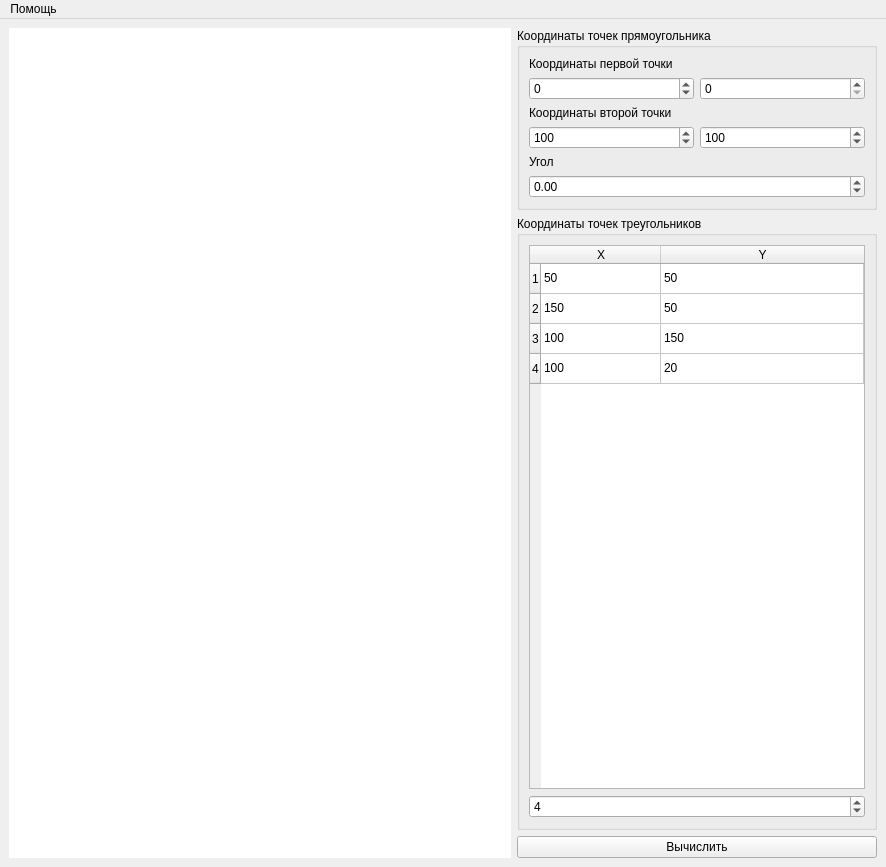
<?xml version="1.0" encoding="UTF-8"?>
<ui version="4.0">
 <class>MainWindow</class>
 <widget class="QMainWindow" name="MainWindow">
  <property name="geometry">
   <rect>
    <x>0</x>
    <y>0</y>
    <width>886</width>
    <height>867</height>
   </rect>
  </property>
  <property name="sizePolicy">
   <sizepolicy hsizetype="Preferred" vsizetype="Preferred">
    <horstretch>0</horstretch>
    <verstretch>0</verstretch>
   </sizepolicy>
  </property>
  <property name="windowTitle">
   <string>MainWindow</string>
  </property>
  <widget class="QWidget" name="centralwidget">
   <layout class="QHBoxLayout" name="horizontalLayout">
    <item>
     <widget class="Canvas" name="canvas" native="true">
      <property name="minimumSize">
       <size>
        <width>500</width>
        <height>0</height>
       </size>
      </property>
      <property name="autoFillBackground">
       <bool>false</bool>
      </property>
      <property name="styleSheet">
       <string notr="true">background-color:white;</string>
      </property>
     </widget>
    </item>
    <item>
     <layout class="QVBoxLayout" name="vlConfig">
      <item>
       <widget class="QGroupBox" name="gbPointsRect">
        <property name="minimumSize">
         <size>
          <width>360</width>
          <height>0</height>
         </size>
        </property>
        <property name="maximumSize">
         <size>
          <width>360</width>
          <height>16777215</height>
         </size>
        </property>
        <property name="title">
         <string>Координаты точек прямоугольника</string>
        </property>
        <layout class="QGridLayout" name="gridLayout">
         <item row="0" column="0" colspan="2">
          <widget class="QLabel" name="l_p1">
           <property name="text">
            <string>Координаты первой точки</string>
           </property>
          </widget>
         </item>
         <item row="1" column="0">
          <widget class="QSpinBox" name="sb_p1_x">
           <property name="minimum">
            <number>-2000</number>
           </property>
           <property name="maximum">
            <number>2000</number>
           </property>
           <property name="value">
            <number>0</number>
           </property>
          </widget>
         </item>
         <item row="1" column="1">
          <widget class="QSpinBox" name="sb_p1_y"/>
         </item>
         <item row="2" column="0" colspan="2">
          <widget class="QLabel" name="l_p2">
           <property name="text">
            <string>Координаты второй точки</string>
           </property>
          </widget>
         </item>
         <item row="3" column="0">
          <widget class="QSpinBox" name="sb_p2_x">
           <property name="maximum">
            <number>2000</number>
           </property>
           <property name="value">
            <number>100</number>
           </property>
          </widget>
         </item>
         <item row="3" column="1">
          <widget class="QSpinBox" name="sb_p2_y">
           <property name="maximum">
            <number>2000</number>
           </property>
           <property name="value">
            <number>100</number>
           </property>
          </widget>
         </item>
         <item row="4" column="0" colspan="2">
          <widget class="QLabel" name="l_angle">
           <property name="text">
            <string>Угол</string>
           </property>
          </widget>
         </item>
         <item row="5" column="0" colspan="2">
          <widget class="QDoubleSpinBox" name="dsb_angle">
           <property name="minimum">
            <double>-500.000000000000000</double>
           </property>
           <property name="maximum">
            <double>500.990000000000009</double>
           </property>
          </widget>
         </item>
        </layout>
       </widget>
      </item>
      <item>
       <widget class="QGroupBox" name="gbPointsSet">
        <property name="sizePolicy">
         <sizepolicy hsizetype="Minimum" vsizetype="Preferred">
          <horstretch>0</horstretch>
          <verstretch>1</verstretch>
         </sizepolicy>
        </property>
        <property name="minimumSize">
         <size>
          <width>360</width>
          <height>0</height>
         </size>
        </property>
        <property name="maximumSize">
         <size>
          <width>360</width>
          <height>16777215</height>
         </size>
        </property>
        <property name="title">
         <string>Координаты точек треугольников</string>
        </property>
        <layout class="QVBoxLayout" name="verticalLayout_2">
         <item>
          <widget class="QTableWidget" name="twPointsSet">
           <property name="sizePolicy">
            <sizepolicy hsizetype="Expanding" vsizetype="Expanding">
             <horstretch>0</horstretch>
             <verstretch>0</verstretch>
            </sizepolicy>
           </property>
           <property name="minimumSize">
            <size>
             <width>300</width>
             <height>0</height>
            </size>
           </property>
           <property name="maximumSize">
            <size>
             <width>500</width>
             <height>16777215</height>
            </size>
           </property>
           <property name="showGrid">
            <bool>true</bool>
           </property>
           <property name="gridStyle">
            <enum>Qt::SolidLine</enum>
           </property>
           <property name="sortingEnabled">
            <bool>false</bool>
           </property>
           <property name="rowCount">
            <number>4</number>
           </property>
           <property name="columnCount">
            <number>2</number>
           </property>
           <attribute name="horizontalHeaderVisible">
            <bool>true</bool>
           </attribute>
           <attribute name="horizontalHeaderCascadingSectionResizes">
            <bool>false</bool>
           </attribute>
           <attribute name="horizontalHeaderMinimumSectionSize">
            <number>120</number>
           </attribute>
           <attribute name="horizontalHeaderShowSortIndicator" stdset="0">
            <bool>false</bool>
           </attribute>
           <attribute name="horizontalHeaderStretchLastSection">
            <bool>true</bool>
           </attribute>
           <row/>
           <row/>
           <row/>
           <row/>
           <column>
            <property name="text">
             <string>X</string>
            </property>
           </column>
           <column>
            <property name="text">
             <string>Y</string>
            </property>
           </column>
           <item row="0" column="0">
            <property name="text">
             <string>50</string>
            </property>
           </item>
           <item row="0" column="1">
            <property name="text">
             <string>50</string>
            </property>
           </item>
           <item row="1" column="0">
            <property name="text">
             <string>150</string>
            </property>
           </item>
           <item row="1" column="1">
            <property name="text">
             <string>50</string>
            </property>
           </item>
           <item row="2" column="0">
            <property name="text">
             <string>100</string>
            </property>
           </item>
           <item row="2" column="1">
            <property name="text">
             <string>150</string>
            </property>
           </item>
           <item row="3" column="0">
            <property name="text">
             <string>100</string>
            </property>
           </item>
           <item row="3" column="1">
            <property name="text">
             <string>20</string>
            </property>
           </item>
          </widget>
         </item>
         <item>
          <widget class="QSpinBox" name="sbPointCount">
           <property name="sizePolicy">
            <sizepolicy hsizetype="Preferred" vsizetype="Fixed">
             <horstretch>0</horstretch>
             <verstretch>0</verstretch>
            </sizepolicy>
           </property>
           <property name="minimumSize">
            <size>
             <width>300</width>
             <height>0</height>
            </size>
           </property>
           <property name="maximumSize">
            <size>
             <width>500</width>
             <height>16777215</height>
            </size>
           </property>
           <property name="minimum">
            <number>3</number>
           </property>
           <property name="maximum">
            <number>20</number>
           </property>
           <property name="value">
            <number>4</number>
           </property>
          </widget>
         </item>
        </layout>
       </widget>
      </item>
      <item>
       <widget class="QPushButton" name="pbGo">
        <property name="minimumSize">
         <size>
          <width>360</width>
          <height>0</height>
         </size>
        </property>
        <property name="maximumSize">
         <size>
          <width>360</width>
          <height>16777215</height>
         </size>
        </property>
        <property name="text">
         <string>Вычислить</string>
        </property>
       </widget>
      </item>
     </layout>
    </item>
   </layout>
  </widget>
  <widget class="QMenuBar" name="menuBar">
   <property name="geometry">
    <rect>
     <x>0</x>
     <y>0</y>
     <width>886</width>
     <height>33</height>
    </rect>
   </property>
   <widget class="QMenu" name="menu">
    <property name="title">
     <string>Помощь</string>
    </property>
    <addaction name="actionTask"/>
    <addaction name="actionAbout"/>
   </widget>
   <addaction name="menu"/>
  </widget>
  <action name="actionTask">
   <property name="text">
    <string>Условие</string>
   </property>
  </action>
  <action name="actionAbout">
   <property name="text">
    <string>О приложении</string>
   </property>
  </action>
 </widget>
 <customwidgets>
  <customwidget>
   <class>Canvas</class>
   <extends>QWidget</extends>
   <header>canvas.hpp</header>
   <container>1</container>
  </customwidget>
 </customwidgets>
 <resources/>
 <connections/>
</ui>
